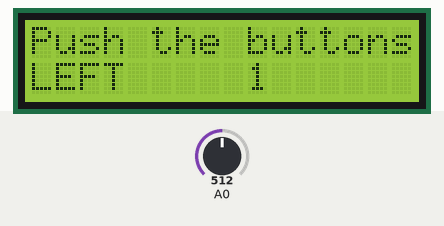
Bench run of a sketch on a simulated Arduino Uno, built with avr-gcc and run on an emulated ATmega328P. Shown: 16×2 character LCD. The inputs (shaded band) are chosen by the test bench; at power-on: A0 = 512.

Above: at 1.2 s.
1.3 s: A0 set to 539
3.5 s: A0 set to 562
At 4.8 s:
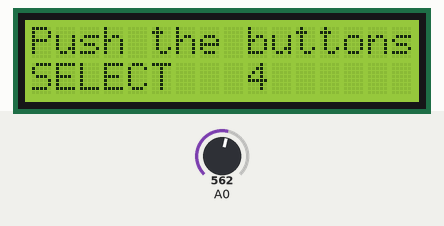
6.5 s: A0 set to 370
At 7.5 s:
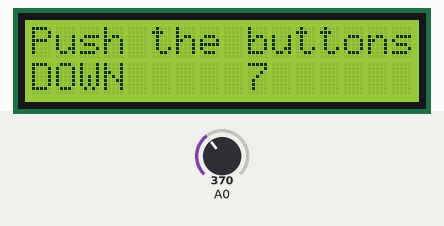
9.5 s: A0 set to 204
11.5 s: A0 set to 180
At 12.5 s:
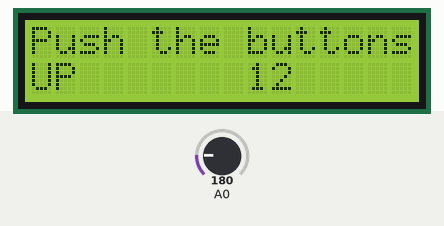
14.5 s: A0 set to 52
16.5 s: A0 set to 44
At 17.5 s:
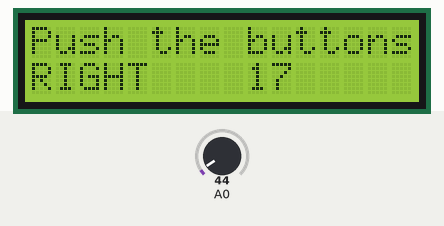
Timing chart, 0 to 19.5 s (numbered marks = the images above; inputs shaded):
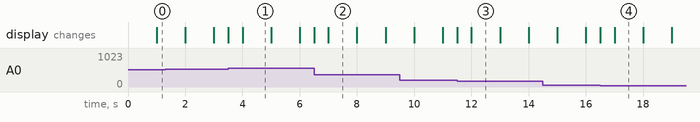

The sketch:

DFRobotLCD.ino
```cpp
/*************************************************************************************

  Mark Bramwell, July 2010

  This program will test the LCD panel and the buttons.When you push the button on the shield，
  the screen will show the corresponding one.

  Connection: Plug the LCD Keypad to the UNO(or other controllers)

**************************************************************************************/

#include <LiquidCrystal.h>
#include "DFRobotLCDKeyPad.h"

LiquidCrystal lcd(8, 9, 4, 5, 6, 7);           // select the pins used on the LCD panel

// define some values used by the panel and buttons
int lcd_key     = 0;

void setup(){
   lcd.begin(16, 2);               // start the library
   lcd.setCursor(0,0);             // set the LCD cursor   position
   lcd.print("Push the buttons");  // print a simple message on the LCD
}

void loop(){
   lcd.setCursor(9,1);             // move cursor to second line "1" and 9 spaces over
   lcd.print(millis()/1000);       // display seconds elapsed since power-up

   lcd.setCursor(0,1);             // move to the begining of the second line
   lcd_key = read_LCD_buttons();   // read the buttons

   switch (lcd_key){               // depending on which button was pushed, we perform an action

       case btnRIGHT:{             //  push button "RIGHT" and show the word on the screen
            lcd.print("RIGHT ");
            break;
       }
       case btnLEFT:{
             lcd.print("LEFT   "); //  push button "LEFT" and show the word on the screen
             break;
       }
       case btnUP:{
             lcd.print("UP    ");  //  push button "UP" and show the word on the screen
             break;
       }
       case btnDOWN:{
             lcd.print("DOWN  ");  //  push button "DOWN" and show the word on the screen
             break;
       }
       case btnSELECT:{
             lcd.print("SELECT");  //  push button "SELECT" and show the word on the screen
             break;
       }
       case btnNONE:{
             lcd.print("NONE  ");  //  No action  will show "None" on the screen
             break;
       }
   }
}
```

DFRobotLCDKeyPad.h
```cpp
#define btnRIGHT  0
#define btnUP     1
#define btnDOWN   2
#define btnLEFT   3
#define btnSELECT 4
#define btnNONE   5

#include <Arduino.h>

int read_LCD_buttons(){               // read the buttons
    int adc_key_in = analogRead(0);       // read the value from the sensor

    // my buttons when read are centered at these valies: 0, 144, 329, 504, 741
    // we add approx 50 to those values and check to see if we are close
    // We make this the 1st option for speed reasons since it will be the most likely result

    if (adc_key_in > 1000) return btnNONE;

    // For V1.1 us this threshold
    /*
    if (adc_key_in < 50)   return btnRIGHT;
    if (adc_key_in < 250)  return btnUP;
    if (adc_key_in < 450)  return btnDOWN;
    if (adc_key_in < 650)  return btnSELECT;
    if (adc_key_in < 850)  return btnLEFT;
    */
   // For V1.0 comment the other threshold and use the one below:

     if (adc_key_in < 50)   return btnRIGHT;
     if (adc_key_in < 195)  return btnUP;
     if (adc_key_in < 380)  return btnDOWN;
     if (adc_key_in < 555)  return btnLEFT;
     if (adc_key_in < 790)  return btnSELECT;


    return btnNONE;                // when all others fail, return this.
}
```

Measured:
- the behaviour switches between 554 and 555 on A0 (found by bisection; images 0 and 1)
- the behaviour switches between 195 and 194 on A0 (found by bisection; images 2 and 3)
- the behaviour switches between 50 and 49 on A0 (found by bisection; images 3 and 4)
- after the input at 3.5 s, the display: first changes at once (image 1 shows a later state)
- after the input at 6.5 s, the display: first changes at once (image 2 shows a later state)
- after the input at 11.5 s, the display: first changes at once (image 3 shows a later state)
- after the input at 16.5 s, the display: first changes at once (image 4 shows a later state)
